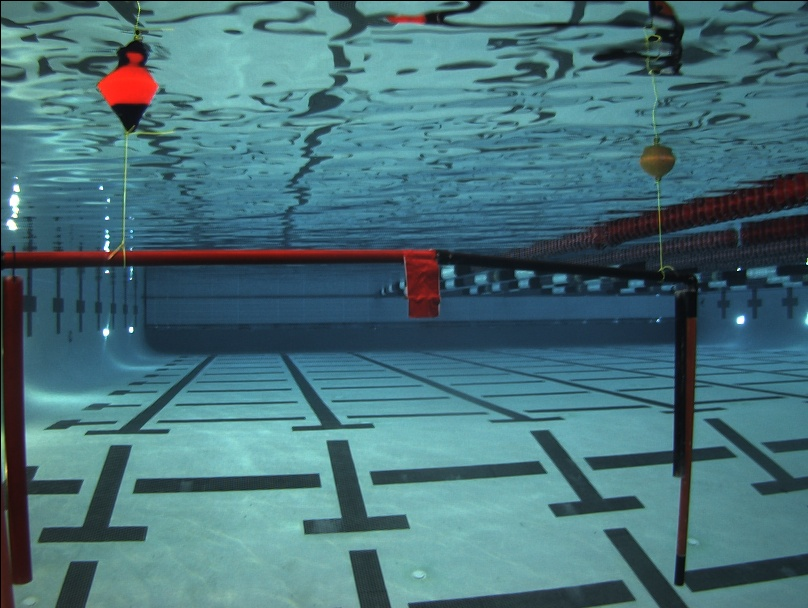
#> input picture images/1257.jpg, 808 x 608 px
$ jupyter execute KERNEL-FILTERS.ipynb   (shell and % lines are left out)
#> lines starting #> are read from the running program, lines starting #| are printed output that depends on the picture; after the words box and inside, x2 and y2 are one past the last pixel; in counts of white or black regions, pixels touching at a corner belong together
# Kernel-Filters

[cell 1]
import cv2
import numpy as np
import pandas as pd
import os
from matplotlib import pyplot as plt

[cell 2]
def resize(img, scale): # resize image to scale value param
    return cv2.resize(img, (int(img.shape[1] * scale), int(img.shape[0] * scale) ) )


def scaled(img, scale): # returns new scale value
    img_shape_x, img_shape_y, channels = img.shape
    if img_shape_x > scale:
        return scale / img_shape_x
    else:
        return 1


def color_filter(image, lower_upper_list): # 2nd param now takes a list to handle python3
    lower = np.array(lower_upper_list[0], dtype="uint8")
    upper = np.array(lower_upper_list[1], dtype="uint8")

    mask = cv2.inRange(image, lower, upper)
    output = cv2.bitwise_and(image, image, mask = mask)

    return output, mask

[cell 3]
img_folder = "../images/"

img_base_name = "1257"

img_path = img_folder + img_base_name + ".jpg"

img = cv2.imread(img_path)
#> img is the input picture: shape (608, 808, 3); mean B, G, R 121.9, 114.2, 72.8

img.shape
#> Out = (608, 808, 3)

[cell 4]
plt.figure(figsize=(10, 6) )
plt.imshow(cv2.cvtColor(img, cv2.COLOR_BGR2RGB) )
plt.show()

plt.figure(figsize=(10, 6) )
plt.imshow(cv2.cvtColor(img, cv2.COLOR_BGR2HSV) )
plt.show()
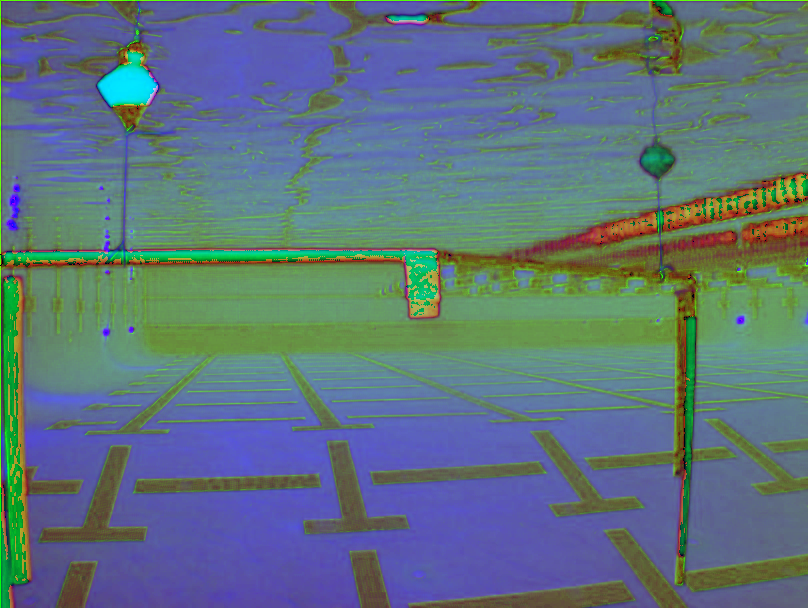
#> shown: shape (608, 808, 3); mean R, G, B 93.4, 114.9, 125.4

[cell 5]
## RGB
#lower_thresh = np.array([0, 0, 0])
#upper_thresh = np.array([100, 255, 255])

#img = cv2.cvtColor(img, cv2.COLOR_BGR2RGB)

[cell 6]
## HSV
lower_thresh = np.array([0, 120, 50])
upper_thresh = np.array([10, 255, 255])

img_hsv = cv2.cvtColor(img, cv2.COLOR_BGR2HSV)

[cell 7]
#img_color_filt, mask = color_filter(img, [lower_thresh, upper_thresh] )
img_color_filt, mask = color_filter(img_hsv, [lower_thresh, upper_thresh] )
#> in color_filter, `lower = np.array(lower_upper_list[0], dtype="uint8")`: lower = [0, 120, 50]
#> in color_filter, `upper = np.array(lower_upper_list[1], dtype="uint8")`: upper = [10, 255, 255]
#> in color_filter, `mask = cv2.inRange(image, lower, upper)`:
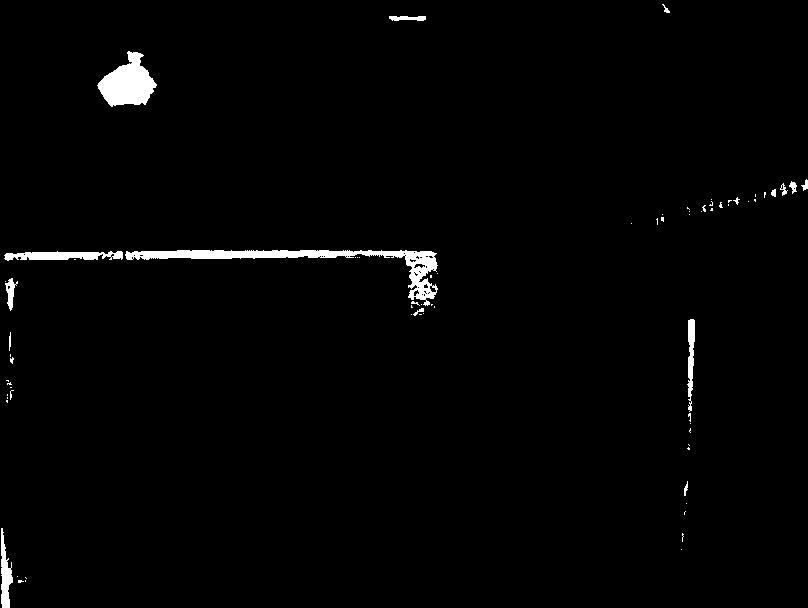
#> mask: shape (608, 808); 1.6% white; 72 white regions (56 under 20 px), largest, box (x1, y1, x2, y2) and area: (125, 250, 438, 306) 3049, (97, 51, 157, 107) 1955, (4, 251, 123, 261) 807
#> in color_filter, `output = cv2.bitwise_and(image, image, mask = mask)`: output: shape (608, 808, 3); mean H, S, V 0, 2.9, 2

[cell 8]
plt.figure(figsize=(10, 6) )
plt.imshow(cv2.cvtColor(img_color_filt, cv2.COLOR_HSV2RGB) )
plt.show()
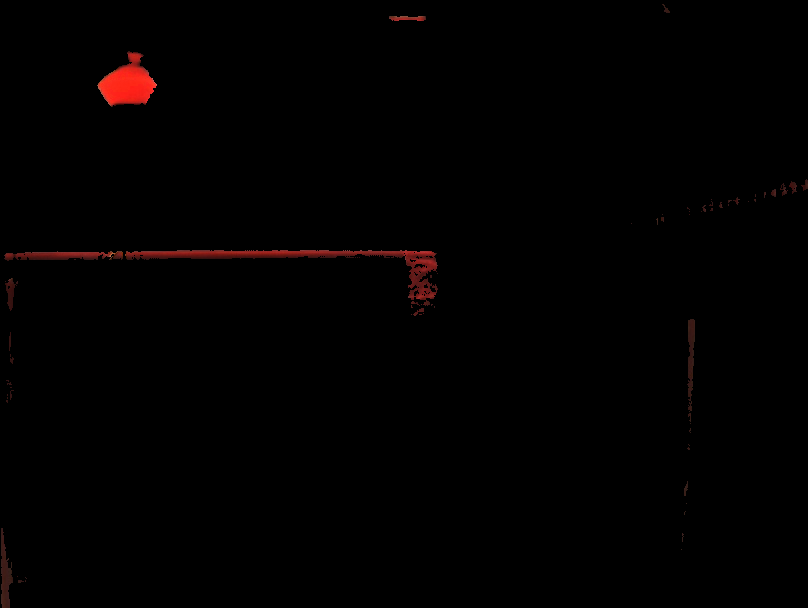
#> shown: shape (608, 808, 3); mean R, G, B 2, 0.5, 0.4

[cell 9]
plt.figure(figsize=(10, 6) )
plt.imshow(cv2.cvtColor(img_color_filt, cv2.COLOR_BGR2HSV) )
plt.show()
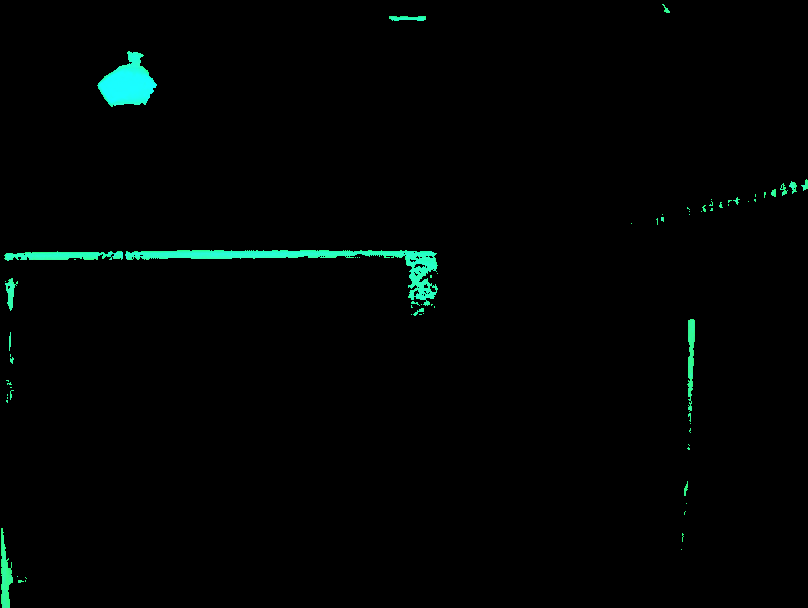
#> shown: shape (608, 808, 3); mean R, G, B 0.6, 4, 3

## Morphs

*kernels*

[cell 10]
kernel = np.ones((5, 5), np.uint8)

[cell 11]
horiz = [
    [1, 1, 1],
    [0, 0, 0],
    [-1, -1, -1]
]
vert = [
    [1, 0, -1],
    [1, 0, -1],
    [1, 0, -1]
]

sorbel_horiz = [
    [1, 2, 1],
    [0, 0, 0],
    [-1, -2, -1]
]
sorbel_vert = [
    [1, 0, -1],
    [2, 0, -2],
    [1, 0, -1]
]

shar_edge_horiz = [
    [3, 10, 3],
    [0, 0, 0],
    [-3, -10, -3]
]
shar_edge_vert = [
    [3, 0, -3],
    [10, 0, -10],
    [3, 0, -3]
]

diag_pos = [
    [0, 1, 0],
    [1, 0, -1],
    [0, -1, 0]
]

diag_neg = [
    [0, 1, 0],
    [-1, 0, 1],
    [0, -1, 0]
]

[cell 12]
'''
kernel_vert = np.array(sorbel_x, np.uint8)/9
kernel_horiz = np.array(sorbel_y, np.uint8)/9
kernel_diag_pos = np.array(diag_pos, np.uint8)/9
kernel_diag_neg = np.array(diag_neg, np.uint8)/9
'''

kernel_horiz = np.array(horiz, np.uint8)
kernel_vert = np.array(vert, np.uint8)

# [5 lines of commented-out code are left out]

kernel_diag_pos = np.array(diag_pos, np.uint8)
kernel_diag_neg = np.array(diag_neg, np.uint8)

#kernel_1 = np.ones((5, 5), np.float32) / 25 # tutorial basic

## *erode - fade/trim*

[cell 13]
erode_morph = cv2.erode(img_color_filt, kernel, iterations=1)
#> erode_morph: shape (608, 808, 3); mean H, S, V 0, 1.1, 0.9

#erode_morph = cv2.erode(img_color_filt, kernel_horiz, iterations=1)
#erode_morph = cv2.erode(img_color_filt, kernel_vert, iterations=1)

[cell 14]
plt.figure(figsize=(10, 6) )
#plt.imshow(erode_morph, cmap="gray")
plt.imshow(cv2.cvtColor(erode_morph, cv2.COLOR_HSV2RGB) )
plt.show()
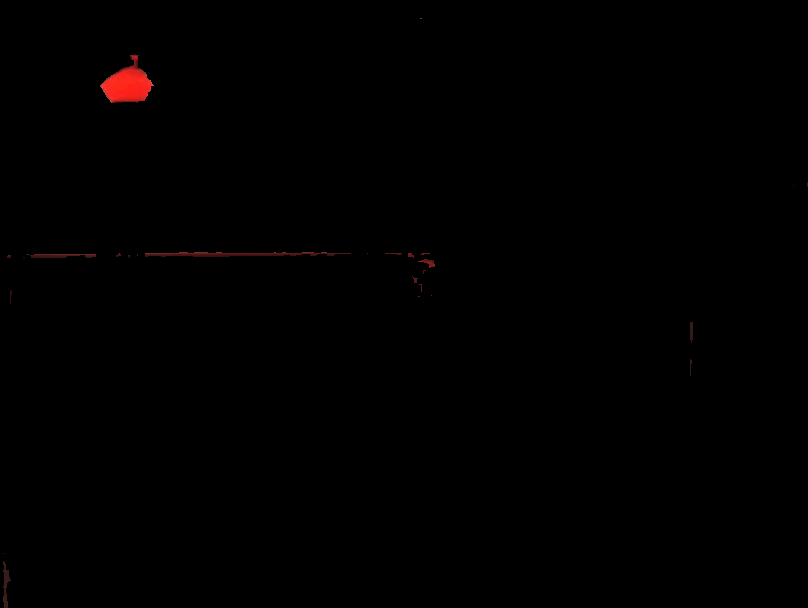
#> shown: shape (608, 808, 3); mean R, G, B 0.9, 0.2, 0.2

[cell 15]
plt.figure(figsize=(10, 6) )
#plt.imshow(erode_morph, cmap="gray")
plt.imshow(cv2.cvtColor(erode_morph, cv2.COLOR_HSV2RGB) )
plt.show()

## *open - remove specs*

[cell 16]
open_morph = cv2.morphologyEx(img_color_filt, cv2.MORPH_OPEN, kernel)
#> open_morph: shape (608, 808, 3); mean H, S, V 0, 2.2, 1.6

#open_morph = cv2.morphologyEx(img_color_filt, cv2.MORPH_OPEN, kernel_horiz)
#open_morph = cv2.morphologyEx(img_color_filt, cv2.MORPH_OPEN, kernel_vert)

[cell 17]
plt.figure(figsize=(10, 6) )
#plt.imshow(open_morph, cmap="gray")
plt.imshow(cv2.cvtColor(open_morph, cv2.COLOR_HSV2RGB) )
plt.show()
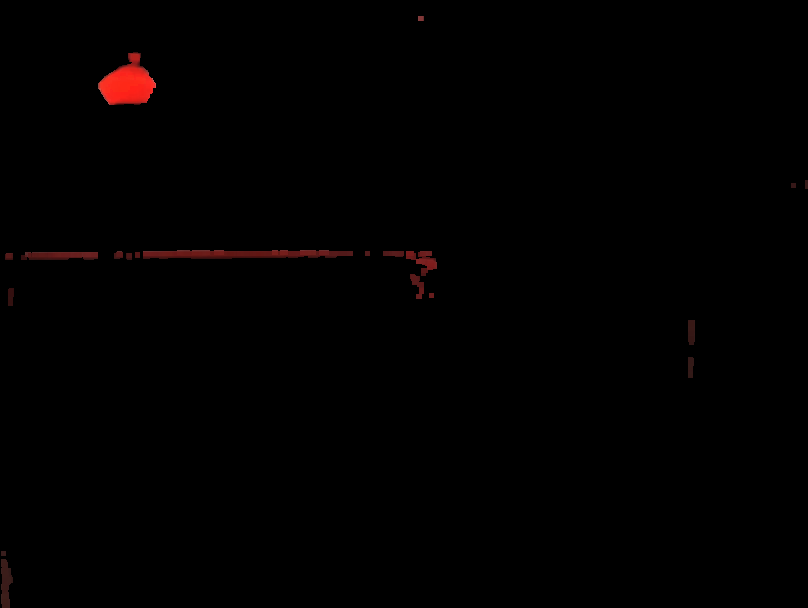
#> shown: shape (608, 808, 3); mean R, G, B 1.6, 0.4, 0.3

[cell 18]
plt.figure(figsize=(10, 6) )
#plt.imshow(open_morph, cmap="gray")
plt.imshow(cv2.cvtColor(open_morph, cv2.COLOR_HSV2RGB) )
plt.show()

## *closing - fill in*

[cell 19]
close_morph = cv2.morphologyEx(img_color_filt, cv2.MORPH_CLOSE, kernel)
#> close_morph: shape (608, 808, 3); mean H, S, V 0, 3.3, 2.2

#close_morph = cv2.morphologyEx(img_color_filt, cv2.MORPH_CLOSE, kernel_horiz)
#close_morph = cv2.morphologyEx(img_color_filt, cv2.MORPH_CLOSE, kernel_vert)

[cell 20]
plt.figure(figsize=(10, 6) )
#plt.imshow(close_morph, cmap="gray")
plt.imshow(cv2.cvtColor(close_morph, cv2.COLOR_HSV2RGB) )
plt.show()

[cell 21]
plt.figure(figsize=(10, 6) )
#plt.imshow(close_morph, cmap="gray")
plt.imshow(cv2.cvtColor(close_morph, cv2.COLOR_HSV2RGB) )
plt.show()

## *dilation - make chubby*

[cell 22]
dilate_morph = cv2.dilate(img_color_filt, kernel, iterations=1)
#> dilate_morph: shape (608, 808, 3); mean H, S, V 0.1, 5.4, 3.5

#dilate_morph = cv2.dilate(img_color_filt, kernel_horiz, iterations=1)
#dilate_morph = cv2.dilate(img_color_filt, kernel_vert, iterations=1)

[cell 23]
plt.figure(figsize=(10, 6) )
#plt.imshow(dilate_morph, cmap="gray")
plt.imshow(cv2.cvtColor(dilate_morph, cv2.COLOR_HSV2RGB) )
plt.show()
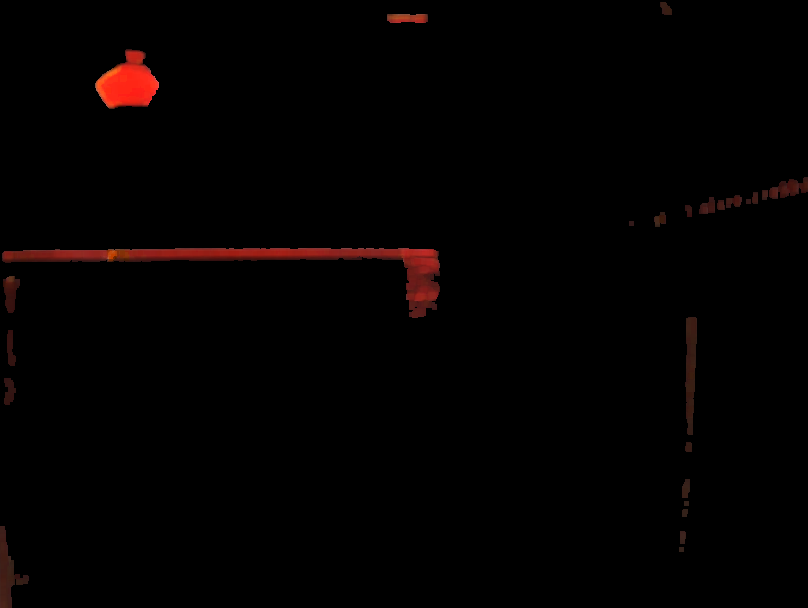
#> shown: shape (608, 808, 3); mean R, G, B 3.5, 1, 0.7

$ run again, with images/1249.jpg copied over images/1257.jpg
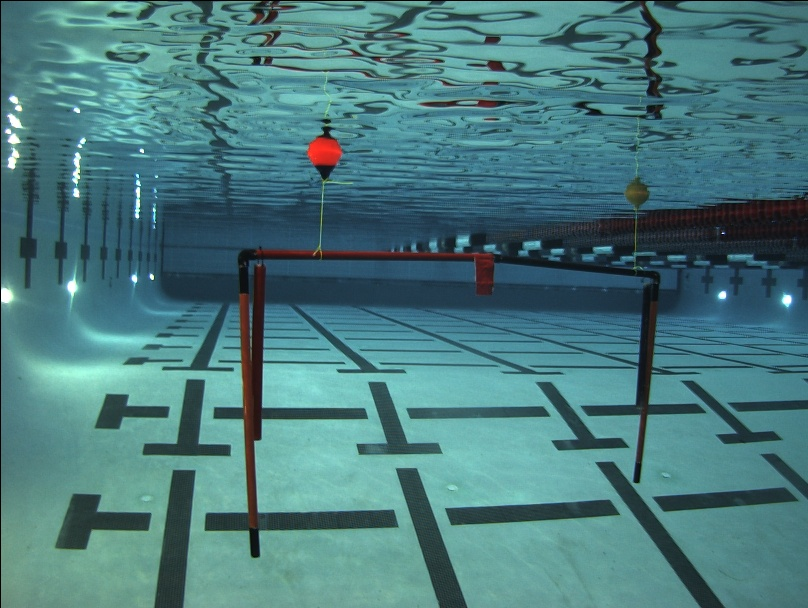
#> input picture images/1249.jpg, 808 x 608 px
#> img is the input picture: shape (608, 808, 3); mean B, G, R 125.5, 122.3, 74
#> `plt.show()`:
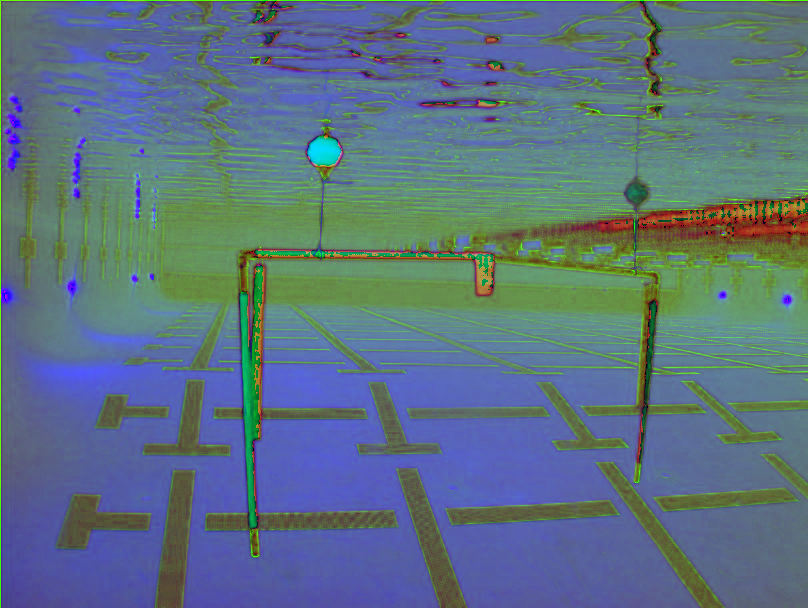
#> shown: shape (608, 808, 3); mean R, G, B 91.6, 113.8, 129.5
#> lower = [0, 120, 50]
#> upper = [10, 255, 255]
#> mask: shape (608, 808); 0.64% white; 33 white regions (20 under 20 px), largest, box (x1, y1, x2, y2) and area: (240, 293, 256, 526) 1443, (307, 136, 342, 166) 751, (256, 251, 310, 256) 197
#> output: shape (608, 808, 3); mean H, S, V 0, 1.1, 0.7
#> erode_morph: shape (608, 808, 3); mean H, S, V 0, 0.3, 0.3
#> open_morph: shape (608, 808, 3); mean H, S, V 0, 0.7, 0.5
#> close_morph: shape (608, 808, 3); mean H, S, V 0, 1.2, 0.8
#> dilate_morph: shape (608, 808, 3); mean H, S, V 0.1, 2.3, 1.4
#> `plt.show()`:
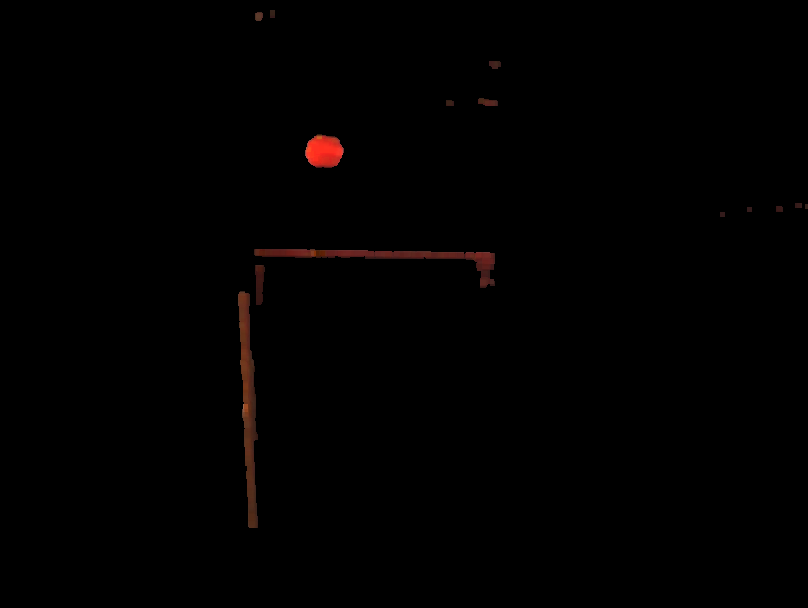
#> shown: shape (608, 808, 3); mean R, G, B 1.4, 0.5, 0.4
